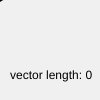
Frame 1 (no input)
Frame 60 (no input): identical to frame 1, image omitted
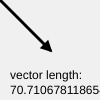
Frame 120 (the mouse pressed at the canvas centre since frame 60)

The p5.js sketch that drew these frames (run headless with seeded random() and noise() and a simulated clock; from frame 60 on, the mouse is pressed at the canvas centre):

// p5.js sketch
// ── sketch.js
function setup() {
	createCanvas(100, 100);
}

// set
function draw() {
  background(240);

  let v0 = createVector(0, 0);
  let v1 = createVector(mouseX, mouseY);
  drawArrow(v0,v1,'black');

  noStroke();
  text('vector length: '+v1.mag(),10,70,90,30);
}

// draws arrow between two vectors
function drawArrow(vec0, vec1, myColor) {
  stroke(myColor);
  strokeWeight(3);
  fill(myColor);
  push();
  translate(vec0.x, vec0.y);
  line(0, 0, vec1.x, vec1.y);
  rotate(vec1.heading());
  let arrowSize = 7;
  translate(vec1.mag() - arrowSize,0);
  triangle(0, arrowSize / 2, 0, -arrowSize / 2, arrowSize, 0);
  pop();
}
